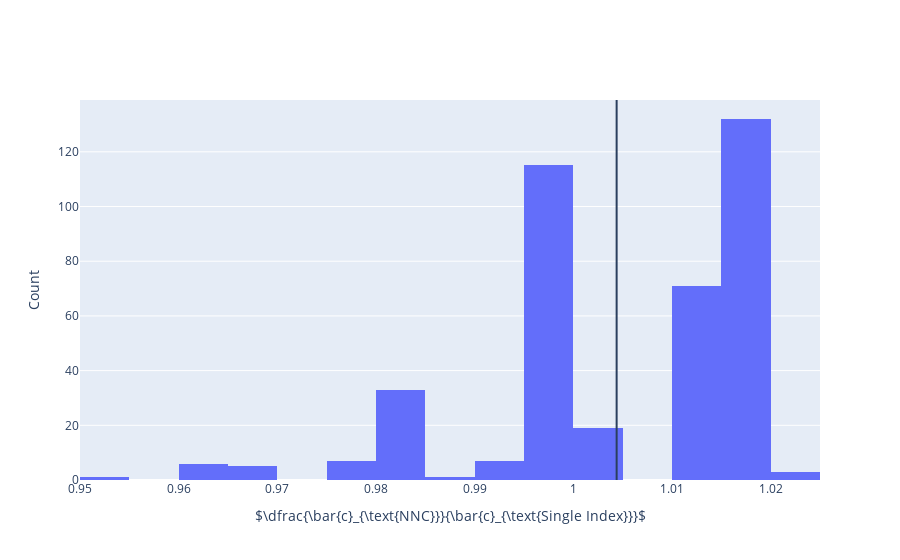

This figure's notebook cell:
### Markdown cell above
Below we plot the distribution of the mean cost per step ratio between NNC and DI.

### Code cell
fig = go.Figure(go.Histogram(x=cost_ratios))
fig.add_vline(x=np.mean(cost_ratios))
fig.layout.xaxis.title = r'$\dfrac{\bar{c}_{\text{NNC}}}{\bar{c}_{\text{Single Index}}}$'
fig.layout.yaxis.title = 'Count'
fig

### Figure 1 — Plotly figure (JSON) as saved in the notebook; plotly's stock layout.template omitted (floating-point values rounded to 4 significant figures; data arrays with more than 128 entries replaced by an {"elided": "..."} marker saying what was removed)
{"data": [{"type": "histogram", "x": {"elided": "400 float values"}}], "layout": {"shapes": [{"type": "line", "x0": 1.004, "x1": 1.004, "xref": "x", "y0": 0, "y1": 1, "yref": "y domain"}], "xaxis": {"title": {"text": "$\\dfrac{\\bar{c}_{\\text{NNC}}}{\\bar{c}_{\\text{Single Index}}}$"}}, "yaxis": {"title": {"text": "Count"}}}}
